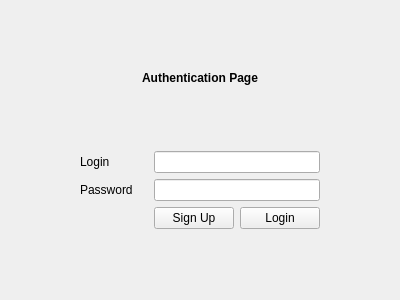
<?xml version="1.0" encoding="UTF-8"?>
<ui version="4.0">
 <class>AuthenticationForm</class>
 <widget class="QWidget" name="AuthenticationForm">
  <property name="geometry">
   <rect>
    <x>0</x>
    <y>0</y>
    <width>400</width>
    <height>300</height>
   </rect>
  </property>
  <property name="windowTitle">
   <string>Form</string>
  </property>
  <layout class="QGridLayout" name="gridLayout">
   <item row="5" column="1">
    <spacer name="horizontalSpacer_3">
     <property name="orientation">
      <enum>Qt::Horizontal</enum>
     </property>
     <property name="sizeHint" stdset="0">
      <size>
       <width>40</width>
       <height>20</height>
      </size>
     </property>
    </spacer>
   </item>
   <item row="4" column="1">
    <widget class="QLabel" name="passwordLabel">
     <property name="text">
      <string>Password</string>
     </property>
    </widget>
   </item>
   <item row="7" column="3">
    <spacer name="verticalSpacer">
     <property name="orientation">
      <enum>Qt::Vertical</enum>
     </property>
     <property name="sizeHint" stdset="0">
      <size>
       <width>20</width>
       <height>40</height>
      </size>
     </property>
    </spacer>
   </item>
   <item row="5" column="2">
    <widget class="QPushButton" name="signUpPushButton">
     <property name="text">
      <string>Sign Up</string>
     </property>
    </widget>
   </item>
   <item row="4" column="2" colspan="2">
    <widget class="QLineEdit" name="passwordLineEdit">
     <property name="echoMode">
      <enum>QLineEdit::Password</enum>
     </property>
    </widget>
   </item>
   <item row="3" column="2" colspan="2">
    <widget class="QLineEdit" name="loginLineEdit"/>
   </item>
   <item row="2" column="2">
    <spacer name="verticalSpacer_2">
     <property name="orientation">
      <enum>Qt::Vertical</enum>
     </property>
     <property name="sizeHint" stdset="0">
      <size>
       <width>20</width>
       <height>40</height>
      </size>
     </property>
    </spacer>
   </item>
   <item row="3" column="0">
    <spacer name="horizontalSpacer_2">
     <property name="orientation">
      <enum>Qt::Horizontal</enum>
     </property>
     <property name="sizeHint" stdset="0">
      <size>
       <width>40</width>
       <height>20</height>
      </size>
     </property>
    </spacer>
   </item>
   <item row="5" column="3">
    <widget class="QPushButton" name="loginPushButton">
     <property name="text">
      <string>Login</string>
     </property>
    </widget>
   </item>
   <item row="3" column="4">
    <spacer name="horizontalSpacer">
     <property name="orientation">
      <enum>Qt::Horizontal</enum>
     </property>
     <property name="sizeHint" stdset="0">
      <size>
       <width>40</width>
       <height>20</height>
      </size>
     </property>
    </spacer>
   </item>
   <item row="3" column="1">
    <widget class="QLabel" name="loginLabel">
     <property name="text">
      <string>Login</string>
     </property>
    </widget>
   </item>
   <item row="0" column="2">
    <spacer name="verticalSpacer_3">
     <property name="orientation">
      <enum>Qt::Vertical</enum>
     </property>
     <property name="sizeHint" stdset="0">
      <size>
       <width>20</width>
       <height>40</height>
      </size>
     </property>
    </spacer>
   </item>
   <item row="1" column="1" colspan="3">
    <widget class="QLabel" name="label">
     <property name="font">
      <font>
       <bold>true</bold>
      </font>
     </property>
     <property name="text">
      <string>Authentication Page</string>
     </property>
     <property name="alignment">
      <set>Qt::AlignCenter</set>
     </property>
    </widget>
   </item>
  </layout>
 </widget>
 <resources/>
 <connections/>
</ui>
